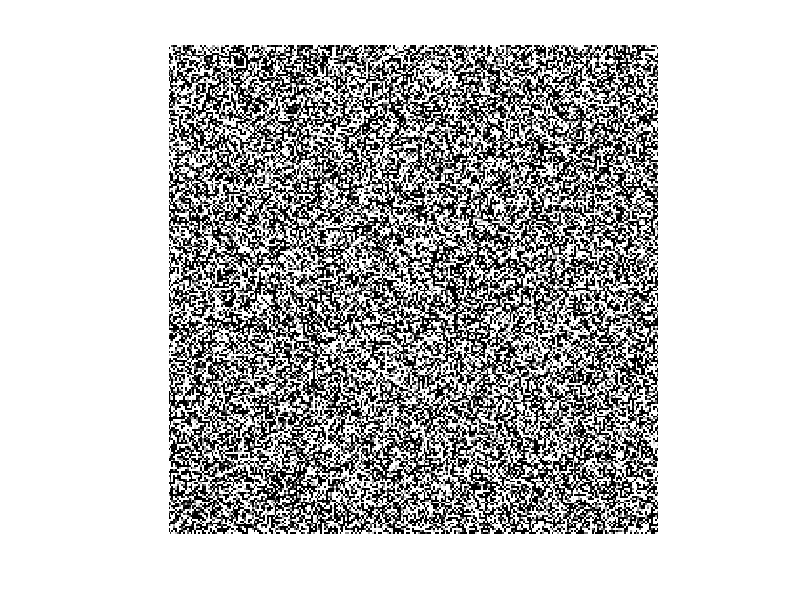

Recreate this plot in MATLAB.

function hw2()
    global images;
    images = genImages(10);
    
    for ii = 1:size(images, 3)
        %display(strcat('Image ', num2str(ii)));
        imshow(images(:, :, ii));
        drawnow;
    end
    global noise
    noise = EST_NOISE(images);
    
    display('**************************************');
    display('Filtering Images')
    display('**************************************');
    
    displayNoise('Noisy Images:', mean2(noise));
    
    box3.filtered = boxCube(images, 3);
    box3.noise = EST_NOISE(box3.filtered);
    displayNoise('Box 3 Filtered:', mean2(box3.noise));
    
    gauss.filtered = gaussCube(images, 3, 2);
    gauss.noise = EST_NOISE(gauss.filtered);
    displayNoise('Gauss Filtered:', mean2(gauss.noise));

    gauss2.filtered = gaussCube2(images, 3, 2);
    gauss2.noise = EST_NOISE(gauss2.filtered);
    displayNoise('Gauss Filtered Separable:', mean2(gauss2.noise));

    averagingFilters(false);
end

function displayNoise(type, noise)
% Prints the type of noise and the corresponding average noise
    display(strcat(type, ' ', num2str(noise)));
end

function images = genImages(numImages)
% Generates numImages images of color gray level 128 with zero mean
% gaussian noise with standard deviation 2. 
% Returns cube with the image on XY plane and the stack of images going
% back along Z plane. 
    images = [];
    for i = 1:numImages
        image = uint8(128 * ones(256, 256));
        image = imnoise(image, 'gaussian', 0, 2^2);
        images = cat(3, images, image);
    end
    
end

function filtered = boxCube(cube, n)
% Applies an n by n box filter to the given cube. Cube consists of multiple
% frames. Returns the filtered result. 
    filtered = [];
    for frameNum = 1:size(cube, 3)
        frame = cube(:, :, frameNum);
        filtered = cat(3, filtered, box(frame, n));
    end
    
end

function filtered = box(frame, n)
% Applies an n by n box filter to the given frame.
% Returns the filtered result. 
    filtered = imfilter(frame, (1/(n * n)) * ones(n));
end

function filtered = gaussCube(cube, n, sigma)
% Applies an n by n box filter to the given cube.
    filtered = [];
    for frameNum = 1:size(cube, 3)
        frame = cube(:, :, frameNum);
        filtered = cat(3, filtered, gaussian(frame, n, sigma));
    end
    
end

function filtered = gaussian(frame, n, sigma)
% Applies an n by n box filter to the given frame.
% https://stackoverflow.com/questions/27499057/how-do-i-create-and-apply-a-gaussian-filter-in-matlab-without-using-fspecial-im

    % Generate horizontal and vertical co-ordinates, where
    % the origin is in the middle
    ind = -floor(n/2) : floor(n/2);
    [X Y] = meshgrid(ind, ind);

    % Create Gaussian Mask
    h = exp(-(X.^2 + Y.^2) / (2*sigma*sigma));

    % Normalize so that total area (sum of all weights) is 1
    h = h / sum(h(:));
    
    filtered = imfilter(frame, h);
end

function filtered = gaussCube2(cube, n, sigma)
% Applies an n by n box filter to the given cube.
    filtered = [];
    for frameNum = 1:size(cube, 3)
        frame = cube(:, :, frameNum);
        filtered = cat(3, filtered, gaussianSeparable(frame, n, sigma));
    end
    
end

function filtered = gaussianSeparable(frame, k, sigma)
    % Generate horizontal and vertical co-ordinates, where
    % the origin is in the middle
    ind = -floor(k/2) : floor(k/2);
    [X, Y] = meshgrid(ind, ind);

    hx = gaussian1D(X);
    hy = gaussian1D(Y);
    
    for row = 1: size(frame, 1)
        frame(row, :) = conv(frame(row, :), hx, 'same');
    end
    
    for col = 1: size(frame, 2)
        frame(:, col) = conv(frame(:, col), hy, 'same');
    end
    
    filtered = frame;
    
    function h = gaussian1D(vector)
        % Create Gaussian Mask
        h = exp(-(vector.^2) / (2*sigma*sigma))/sqrt(k);
        
        % Normalize so that total area (sum of all weights) is 1
        h = h / sum(h);
    end
end

function noise = EST_NOISE(images)
% Images is a data cube with XY being the representation of a single image
% and Z being imagne number n. 
    E_Images = double(sum(images, 3) / size(images, 3));
    
    noise = double(zeros(size(images, 1), size(images,2)));
    for image = 1:size(images, 3)
        this_iteration = (E_Images - double(images(:, :, image))).^2; 
        noise = noise + this_iteration;
    end
        
    noise = sqrt(noise / (size(images, 3) - 1));
end

function averagingFilters(showImage)

    filterA = 1/5 * [1 1 1 1 1];
    filterB = 1/10 * [1 2 3 2 1];
    image = [10 10 10 10 10 40 40 40 40 40];
    
    filteredUniform = conv(image, filterA, 'same');
    filteredGaussian = conv(image, filterB, 'same');
    
    if showImage
        figure;
        subplot(1, 3, 1);
        imshow(image);
        subplot(1, 3, 2);
        imshow(filteredUniform);
        subplot(1, 3, 3);
        imshow(filteredGaussian);
    end
    
    display('**************************************');
    display('Averaging Filters')
    display('**************************************');
    display(strcat('Original image: ', mat2str(image)));
    display(strcat('Filtered Uniform : ', mat2str(filteredUniform)));
    display(strcat('Filtered Gaussian: ', mat2str(filteredGaussian)));

end